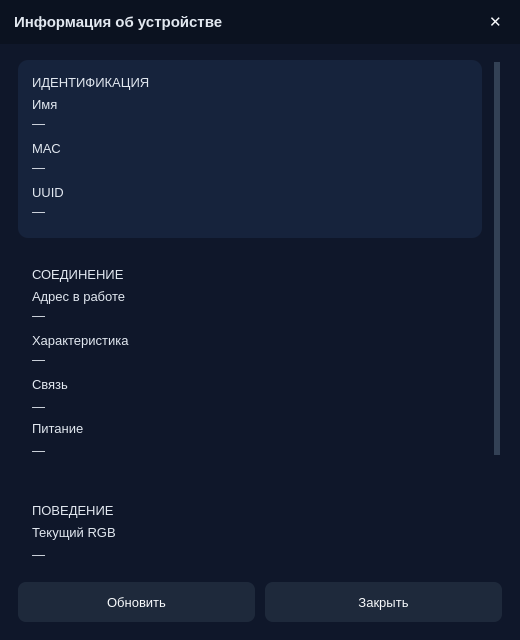
<?xml version="1.0" encoding="UTF-8"?>
<ui version="4.0">
 <class>DeviceInfoWindow</class>
 <widget class="QDialog" name="DeviceInfoWindow">
  <property name="geometry"><rect><x>0</x><y>0</y><width>520</width><height>640</height></rect></property>
  <property name="minimumSize"><size><width>460</width><height>420</height></size></property>
  <property name="windowTitle"><string>Информация об устройстве</string></property>
  <property name="styleSheet">
   <string notr="true">
QDialog, QWidget#contentWidget, QWidget#scrollBody { background-color: #0F172A; }
QWidget#titleBar { background-color: #0B1220; }
QScrollArea { border: none; background-color: #0F172A; }
QLabel { color: #E2E8F0; font-size: 13px; }
QLabel#titleLabel { font-size: 15px; font-weight: bold; }
QLabel[role="caption"] { color: #64748B; font-size: 11px; }
QLabel[role="value"] { color: #F8FAFC; font-size: 13px; }
QLabel[role="section"] { color: #93C5FD; font-size: 12px; font-weight: bold; }
QWidget#card { background-color: #16233C; border-radius: 10px; }
QPushButton { background-color: #1E293B; color: #F8FAFC; border: none; border-radius: 8px; padding: 10px 14px; font-size: 13px; }
QPushButton:hover { background-color: #334155; }
QPushButton#close_btn { background-color: transparent; padding: 6px 12px; font-size: 15px; }
QPushButton#close_btn:hover { background-color: #EF4444; }
QScrollBar:vertical { background: #0F172A; width: 10px; margin: 2px; border-radius: 5px; }
QScrollBar::handle:vertical { background: #334155; min-height: 36px; border-radius: 5px; }
QScrollBar::handle:vertical:hover { background: #3B82F6; }
QScrollBar::add-line:vertical, QScrollBar::sub-line:vertical { height: 0px; }
QScrollBar::add-page:vertical, QScrollBar::sub-page:vertical { background: transparent; }
   </string>
  </property>
  <layout class="QVBoxLayout" name="mainLayout" stretch="0,1">
   <property name="spacing"><number>0</number></property>
   <property name="leftMargin"><number>0</number></property>
   <property name="topMargin"><number>0</number></property>
   <property name="rightMargin"><number>0</number></property>
   <property name="bottomMargin"><number>0</number></property>
   <item>
    <widget class="QWidget" name="titleBar" native="true">
     <property name="minimumSize"><size><width>0</width><height>44</height></size></property>
     <property name="maximumSize"><size><width>16777215</width><height>44</height></size></property>
     <layout class="QHBoxLayout" name="titleBarLayout" stretch="1,0">
      <property name="leftMargin"><number>14</number></property>
      <property name="topMargin"><number>0</number></property>
      <property name="rightMargin"><number>6</number></property>
      <property name="bottomMargin"><number>0</number></property>
      <item><widget class="QLabel" name="titleLabel"><property name="text"><string>Информация об устройстве</string></property></widget></item>
      <item><widget class="QPushButton" name="close_btn"><property name="text"><string>✕</string></property></widget></item>
     </layout>
    </widget>
   </item>
   <item>
    <widget class="QWidget" name="contentWidget" native="true">
     <layout class="QVBoxLayout" name="contentLayout" stretch="1,0">
      <property name="spacing"><number>14</number></property>
      <property name="leftMargin"><number>18</number></property>
      <property name="topMargin"><number>16</number></property>
      <property name="rightMargin"><number>18</number></property>
      <property name="bottomMargin"><number>18</number></property>
      <item>
       <widget class="QScrollArea" name="ScrollArea">
        <property name="widgetResizable"><bool>true</bool></property>
        <property name="horizontalScrollBarPolicy"><enum>Qt::ScrollBarAlwaysOff</enum></property>
        <widget class="QWidget" name="scrollBody">
         <property name="geometry"><rect><x>0</x><y>0</y><width>482</width><height>700</height></rect></property>
         <layout class="QVBoxLayout" name="bodyLayout" stretch="0,0,0">
          <property name="spacing"><number>14</number></property>
          <property name="leftMargin"><number>0</number></property>
          <property name="topMargin"><number>0</number></property>
          <property name="rightMargin"><number>10</number></property>
          <property name="bottomMargin"><number>0</number></property>

          <item>
           <widget class="QWidget" name="card" native="true">
            <attribute name="WA_StyledBackground"><bool>true</bool></attribute>
            <layout class="QVBoxLayout" name="identityLayout" stretch="0,0,0,0,0,0,0">
             <property name="spacing"><number>4</number></property>
             <property name="leftMargin"><number>14</number></property>
             <property name="topMargin"><number>12</number></property>
             <property name="rightMargin"><number>14</number></property>
             <property name="bottomMargin"><number>14</number></property>
             <item><widget class="QLabel" name="secIdentity"><property name="text"><string>ИДЕНТИФИКАЦИЯ</string></property><property name="role" stdset="0"><string>section</string></property><property name="minimumSize"><size><width>0</width><height>20</height></size></property></widget></item>
             <item><widget class="QLabel" name="capName"><property name="text"><string>Имя</string></property><property name="role" stdset="0"><string>caption</string></property><property name="minimumSize"><size><width>0</width><height>16</height></size></property></widget></item>
             <item><widget class="QLabel" name="NameValue"><property name="text"><string>—</string></property><property name="role" stdset="0"><string>value</string></property><property name="wordWrap"><bool>true</bool></property><property name="minimumSize"><size><width>0</width><height>20</height></size></property><property name="alignment"><set>Qt::AlignLeading|Qt::AlignLeft|Qt::AlignTop</set></property></widget></item>
             <item><widget class="QLabel" name="capMac"><property name="text"><string>MAC</string></property><property name="role" stdset="0"><string>caption</string></property><property name="minimumSize"><size><width>0</width><height>16</height></size></property></widget></item>
             <item><widget class="QLabel" name="MacValue"><property name="text"><string>—</string></property><property name="role" stdset="0"><string>value</string></property><property name="wordWrap"><bool>true</bool></property><property name="minimumSize"><size><width>0</width><height>20</height></size></property><property name="alignment"><set>Qt::AlignLeading|Qt::AlignLeft|Qt::AlignTop</set></property></widget></item>
             <item><widget class="QLabel" name="capUuid"><property name="text"><string>UUID</string></property><property name="role" stdset="0"><string>caption</string></property><property name="minimumSize"><size><width>0</width><height>16</height></size></property></widget></item>
             <item><widget class="QLabel" name="UuidValue"><property name="text"><string>—</string></property><property name="role" stdset="0"><string>value</string></property><property name="wordWrap"><bool>true</bool></property><property name="minimumSize"><size><width>0</width><height>20</height></size></property><property name="alignment"><set>Qt::AlignLeading|Qt::AlignLeft|Qt::AlignTop</set></property></widget></item>
            </layout>
           </widget>
          </item>

          <item>
           <widget class="QWidget" name="card" native="true">
            <attribute name="WA_StyledBackground"><bool>true</bool></attribute>
            <layout class="QVBoxLayout" name="linkLayout" stretch="0,0,0,0,0,0,0,0,0">
             <property name="spacing"><number>4</number></property>
             <property name="leftMargin"><number>14</number></property>
             <property name="topMargin"><number>12</number></property>
             <property name="rightMargin"><number>14</number></property>
             <property name="bottomMargin"><number>14</number></property>
             <item><widget class="QLabel" name="secLink"><property name="text"><string>СОЕДИНЕНИЕ</string></property><property name="role" stdset="0"><string>section</string></property><property name="minimumSize"><size><width>0</width><height>20</height></size></property></widget></item>
             <item><widget class="QLabel" name="capAddress"><property name="text"><string>Адрес в работе</string></property><property name="role" stdset="0"><string>caption</string></property><property name="minimumSize"><size><width>0</width><height>16</height></size></property></widget></item>
             <item><widget class="QLabel" name="AddressValue"><property name="text"><string>—</string></property><property name="role" stdset="0"><string>value</string></property><property name="wordWrap"><bool>true</bool></property><property name="minimumSize"><size><width>0</width><height>20</height></size></property><property name="alignment"><set>Qt::AlignLeading|Qt::AlignLeft|Qt::AlignTop</set></property></widget></item>
             <item><widget class="QLabel" name="capChar"><property name="text"><string>Характеристика</string></property><property name="role" stdset="0"><string>caption</string></property><property name="minimumSize"><size><width>0</width><height>16</height></size></property></widget></item>
             <item><widget class="QLabel" name="CharValue"><property name="text"><string>—</string></property><property name="role" stdset="0"><string>value</string></property><property name="wordWrap"><bool>true</bool></property><property name="minimumSize"><size><width>0</width><height>20</height></size></property><property name="alignment"><set>Qt::AlignLeading|Qt::AlignLeft|Qt::AlignTop</set></property></widget></item>
             <item><widget class="QLabel" name="capLinkState"><property name="text"><string>Связь</string></property><property name="role" stdset="0"><string>caption</string></property><property name="minimumSize"><size><width>0</width><height>16</height></size></property></widget></item>
             <item><widget class="QLabel" name="ConnectionValue"><property name="text"><string>—</string></property><property name="role" stdset="0"><string>value</string></property><property name="minimumSize"><size><width>0</width><height>20</height></size></property></widget></item>
             <item><widget class="QLabel" name="capPower"><property name="text"><string>Питание</string></property><property name="role" stdset="0"><string>caption</string></property><property name="minimumSize"><size><width>0</width><height>16</height></size></property></widget></item>
             <item><widget class="QLabel" name="PowerValue"><property name="text"><string>—</string></property><property name="role" stdset="0"><string>value</string></property><property name="minimumSize"><size><width>0</width><height>20</height></size></property></widget></item>
            </layout>
           </widget>
          </item>

          <item>
           <widget class="QWidget" name="card" native="true">
            <attribute name="WA_StyledBackground"><bool>true</bool></attribute>
            <layout class="QVBoxLayout" name="behaviorLayout" stretch="0,0,0,0,0,0,0,0,0">
             <property name="spacing"><number>4</number></property>
             <property name="leftMargin"><number>14</number></property>
             <property name="topMargin"><number>12</number></property>
             <property name="rightMargin"><number>14</number></property>
             <property name="bottomMargin"><number>14</number></property>
             <item><widget class="QLabel" name="secBehavior"><property name="text"><string>ПОВЕДЕНИЕ</string></property><property name="role" stdset="0"><string>section</string></property><property name="minimumSize"><size><width>0</width><height>20</height></size></property></widget></item>
             <item><widget class="QLabel" name="capColor"><property name="text"><string>Текущий RGB</string></property><property name="role" stdset="0"><string>caption</string></property><property name="minimumSize"><size><width>0</width><height>16</height></size></property></widget></item>
             <item><widget class="QLabel" name="ColorValue"><property name="text"><string>—</string></property><property name="role" stdset="0"><string>value</string></property><property name="minimumSize"><size><width>0</width><height>20</height></size></property></widget></item>
             <item><widget class="QLabel" name="capAutoOn"><property name="text"><string>Авто-включение</string></property><property name="role" stdset="0"><string>caption</string></property><property name="minimumSize"><size><width>0</width><height>16</height></size></property></widget></item>
             <item><widget class="QLabel" name="AutoOnValue"><property name="text"><string>—</string></property><property name="role" stdset="0"><string>value</string></property><property name="minimumSize"><size><width>0</width><height>20</height></size></property></widget></item>
             <item><widget class="QLabel" name="capAutoOff"><property name="text"><string>Авто-выключение</string></property><property name="role" stdset="0"><string>caption</string></property><property name="minimumSize"><size><width>0</width><height>16</height></size></property></widget></item>
             <item><widget class="QLabel" name="AutoOffValue"><property name="text"><string>—</string></property><property name="role" stdset="0"><string>value</string></property><property name="minimumSize"><size><width>0</width><height>20</height></size></property></widget></item>
             <item><widget class="QLabel" name="capReconnect"><property name="text"><string>Переподключение</string></property><property name="role" stdset="0"><string>caption</string></property><property name="minimumSize"><size><width>0</width><height>16</height></size></property></widget></item>
             <item><widget class="QLabel" name="ReconnectValue"><property name="text"><string>—</string></property><property name="role" stdset="0"><string>value</string></property><property name="minimumSize"><size><width>0</width><height>20</height></size></property></widget></item>
            </layout>
           </widget>
          </item>

         </layout>
        </widget>
       </widget>
      </item>
      <item>
       <layout class="QHBoxLayout" name="bottomRow" stretch="1,1">
        <property name="spacing"><number>10</number></property>
        <item><widget class="QPushButton" name="RefreshButton"><property name="text"><string>Обновить</string></property><property name="minimumSize"><size><width>0</width><height>40</height></size></property></widget></item>
        <item><widget class="QPushButton" name="CloseButton"><property name="text"><string>Закрыть</string></property><property name="minimumSize"><size><width>0</width><height>40</height></size></property></widget></item>
       </layout>
      </item>
     </layout>
    </widget>
   </item>
  </layout>
 </widget>
 <resources/>
 <connections/>
</ui>
